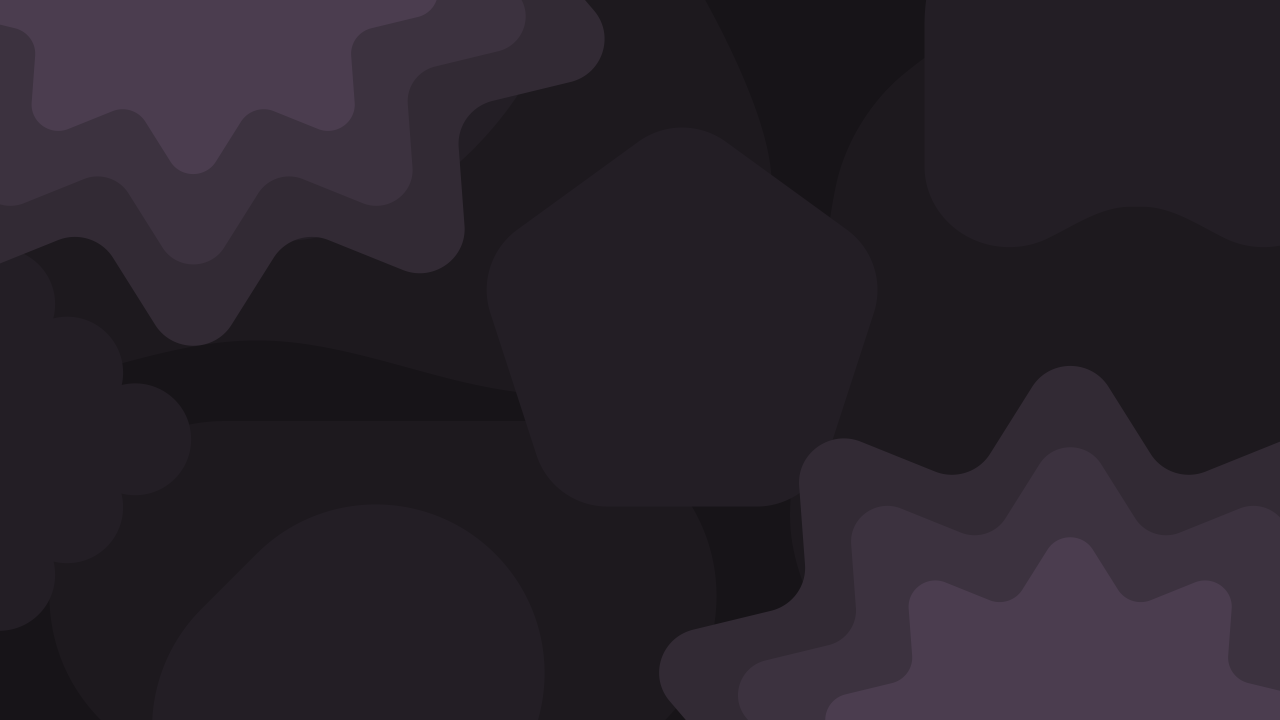
#> input picture config/quickshell/ii/assets/images/default_wallpaper.png, 3840 x 2160 px (shown at 1/3 size)
$ python scheme_for_image.py ../../assets/images/default_wallpaper.png
#> lines starting #> are read from the running program, lines starting #| are printed output that depends on the picture
#!/usr/bin/env python3
import sys
import cv2
import numpy as np

# Allowed scheme types
SCHEMES = [
    "scheme-content",
    "scheme-expressive",
    "scheme-fidelity",
    "scheme-fruit-salad",
    "scheme-monochrome",
    "scheme-neutral",
    "scheme-rainbow",
    "scheme-tonal-spot",
    "scheme-vibrant"
]

def image_colorfulness(image):
    # Based on Hasler and Süsstrunk's colorfulness metric
    (B, G, R) = cv2.split(image.astype("float"))
    rg = np.absolute(R - G)
    yb = np.absolute(0.5 * (R + G) - B)
    std_rg = np.std(rg)
    std_yb = np.std(yb)
    mean_rg = np.mean(rg)
    mean_yb = np.mean(yb)
    colorfulness = np.sqrt(std_rg ** 2 + std_yb ** 2) + (0.3 * np.sqrt(mean_rg ** 2 + mean_yb ** 2))
    return colorfulness

def image_saturation(image):
    """Calculate average saturation of the image"""
    hsv = cv2.cvtColor(image, cv2.COLOR_BGR2HSV)
    saturation = hsv[:, :, 1].astype("float")
    return np.mean(saturation)

def image_brightness(image):
    """Calculate average brightness of the image"""
    gray = cv2.cvtColor(image, cv2.COLOR_BGR2GRAY)
    return np.mean(gray.astype("float"))

def image_color_diversity(image):
    """Calculate how many distinct colors are in the image"""
    # Resize for performance
    small = cv2.resize(image, (100, 100))
    # Convert to RGB and flatten
    rgb = cv2.cvtColor(small, cv2.COLOR_BGR2RGB)
    pixels = rgb.reshape(-1, 3)
    # Quantize colors to reduce noise
    quantized = (pixels // 32) * 32
    # Count unique colors
    unique_colors = len(set(map(tuple, quantized)))
    return unique_colors

def is_mostly_monochrome(image):
    """Check if image is mostly grayscale"""
    hsv = cv2.cvtColor(image, cv2.COLOR_BGR2HSV)
    saturation = hsv[:, :, 1]
    # If average saturation is very low, it's mostly monochrome
    return np.mean(saturation) < 22

def has_many_colors(image):
    """Check if image has many distinct colors"""
    diversity = image_color_diversity(image)
    # The diversity metric tends to be high for photos; keep this threshold conservative
    # so we don't over-select rainbow/fruit-salad.
    return diversity > 120

def pick_scheme(image):
    """
    Intelligently select the best color scheme based on image analysis.
    Uses multiple metrics to make a better decision.
    """
    colorfulness = image_colorfulness(image)
    saturation = image_saturation(image)
    brightness = image_brightness(image)
    diversity = image_color_diversity(image)
    monochrome = is_mostly_monochrome(image)
    many_colors = has_many_colors(image)

    # Monochrome images
    if monochrome:
        if brightness < 80:
            return "scheme-monochrome"
        else:
            return "scheme-neutral"

    # Very colorful images with many distinct colors
    if many_colors and colorfulness > 70:
        # Reserve rainbow for truly high saturation + high colorfulness
        if saturation > 140 and colorfulness > 85:
            return "scheme-rainbow"
        # Fruit-salad for high colorfulness but not necessarily extreme saturation
        if colorfulness > 78:
            return "scheme-fruit-salad"
        return "scheme-expressive"

    # Moderately colorful images
    if colorfulness > 55:
        if saturation > 125:
            return "scheme-vibrant"
        if diversity > 90:
            return "scheme-expressive"
        return "scheme-tonal-spot"

    # Less colorful but still has some color
    if colorfulness > 32:
        if saturation > 85:
            return "scheme-fidelity"
        return "scheme-content"

    # Low colorfulness - preserve what color exists
    if colorfulness > 22:
        return "scheme-content"

    # Very low colorfulness
    if brightness > 127:
        return "scheme-neutral"
    else:
        return "scheme-tonal-spot"

def main():
    colorfulness_mode = False
    args = sys.argv[1:]
    if '--colorfulness' in args:
        colorfulness_mode = True
        args.remove('--colorfulness')
    if len(args) < 1:
        print("scheme-tonal-spot")
        sys.exit(1)
    img_path = args[0]
    img = cv2.imread(img_path)
#> img is the input picture: shape (2160, 3840, 3); mean B, G, R 42.6, 34.3, 40.7
    if img is None:
        print("scheme-tonal-spot")
        sys.exit(1)

    if colorfulness_mode:
        colorfulness = image_colorfulness(img)
        print(f"{colorfulness}")
    else:
        scheme = pick_scheme(img)
#> in image_colorfulness, `(B, G, R) = cv2.split(image.astype("float"))`:
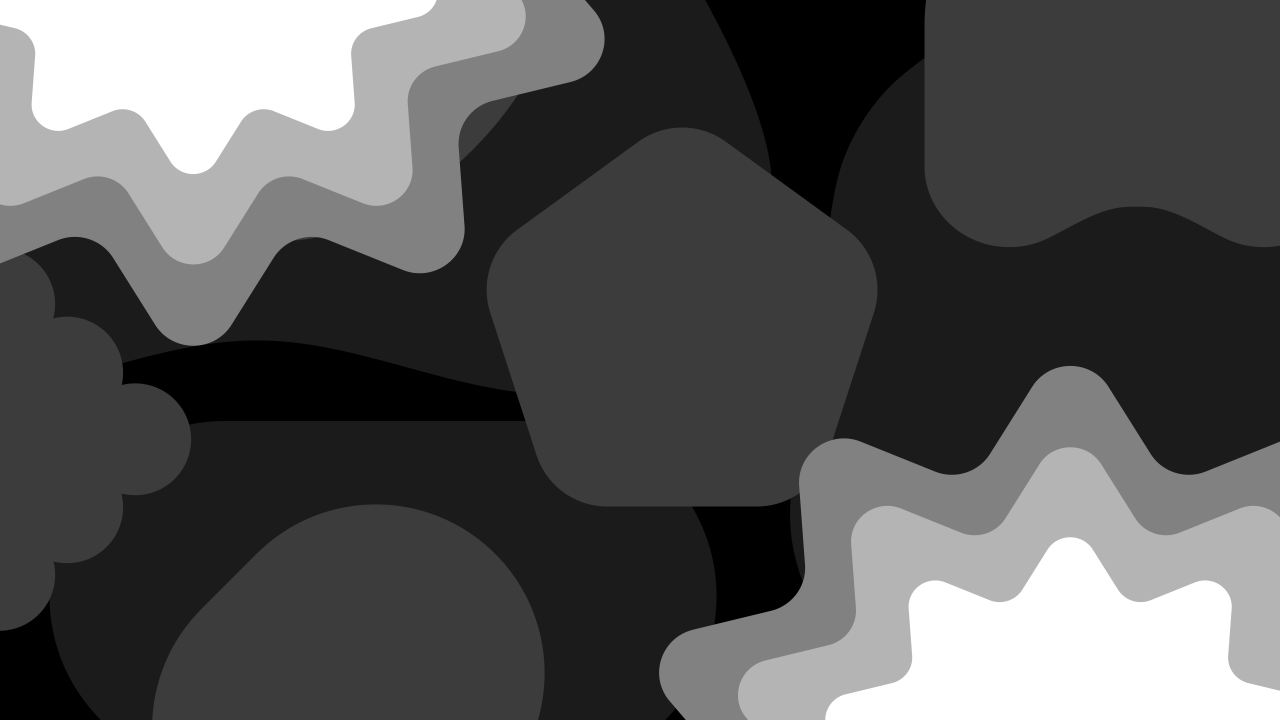
#> B: shape (2160, 3840) float64 (shown at 1/3 size); min 24, max 79, mean 42.6; drawn with min black and max white
#> in image_colorfulness, `yb = np.absolute(0.5 * (R + G) - B)`:
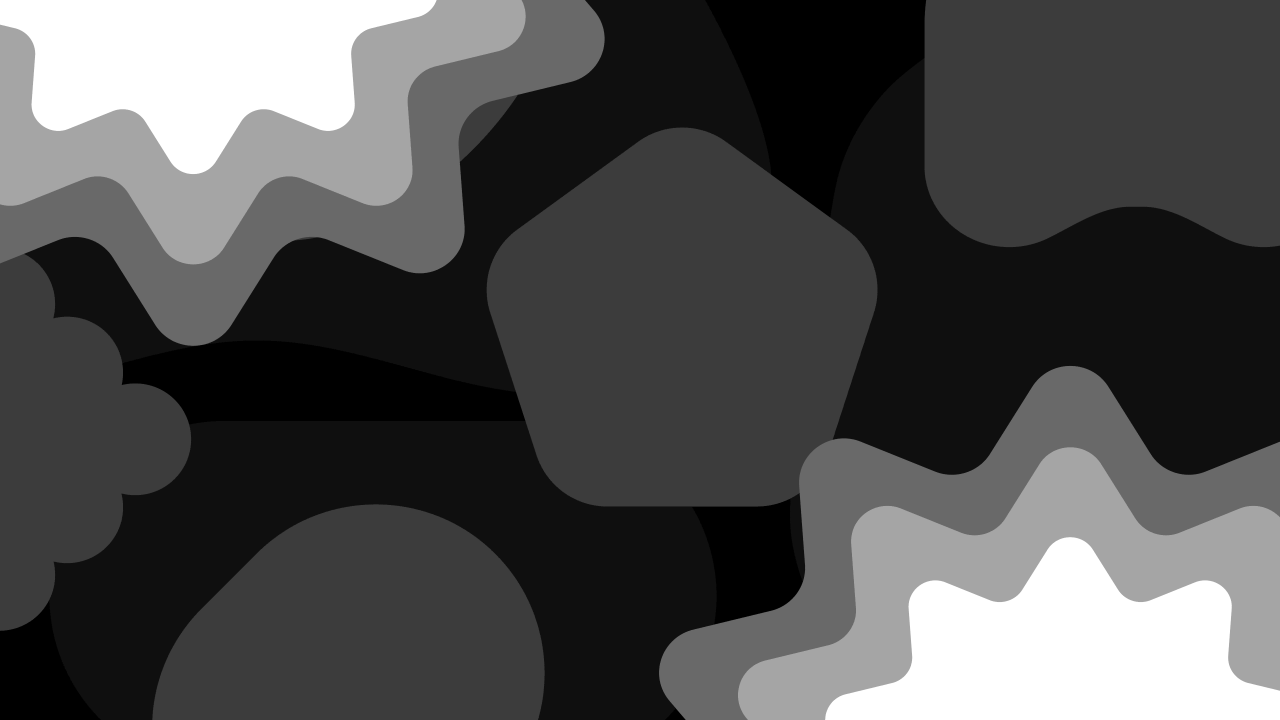
#> yb: shape (2160, 3840) float64 (shown at 1/3 size); min 2.5, max 11, mean 5.1; drawn with min black and max white
#> in image_colorfulness, `std_rg = np.std(rg)`: std_rg = 3.26
#> in image_colorfulness, `std_yb = np.std(yb)`: std_yb = 2.53
#> in image_colorfulness, `mean_rg = np.mean(rg)`: mean_rg = 6.32
#> in image_colorfulness, `mean_yb = np.mean(yb)`: mean_yb = 5.1
#> in image_colorfulness, `colorfulness = np.sqrt(std_rg ** 2 + std_yb ** 2) + (0.3 * np.sqrt(mea..`: colorfulness = 6.56
#> in image_saturation, `hsv = cv2.cvtColor(image, cv2.COLOR_BGR2HSV)`: hsv: shape (2160, 3840, 3); mean H, S, V 142.7, 47.8, 42.6
#> in image_saturation, `saturation = hsv[:, :, 1].astype("float")`:
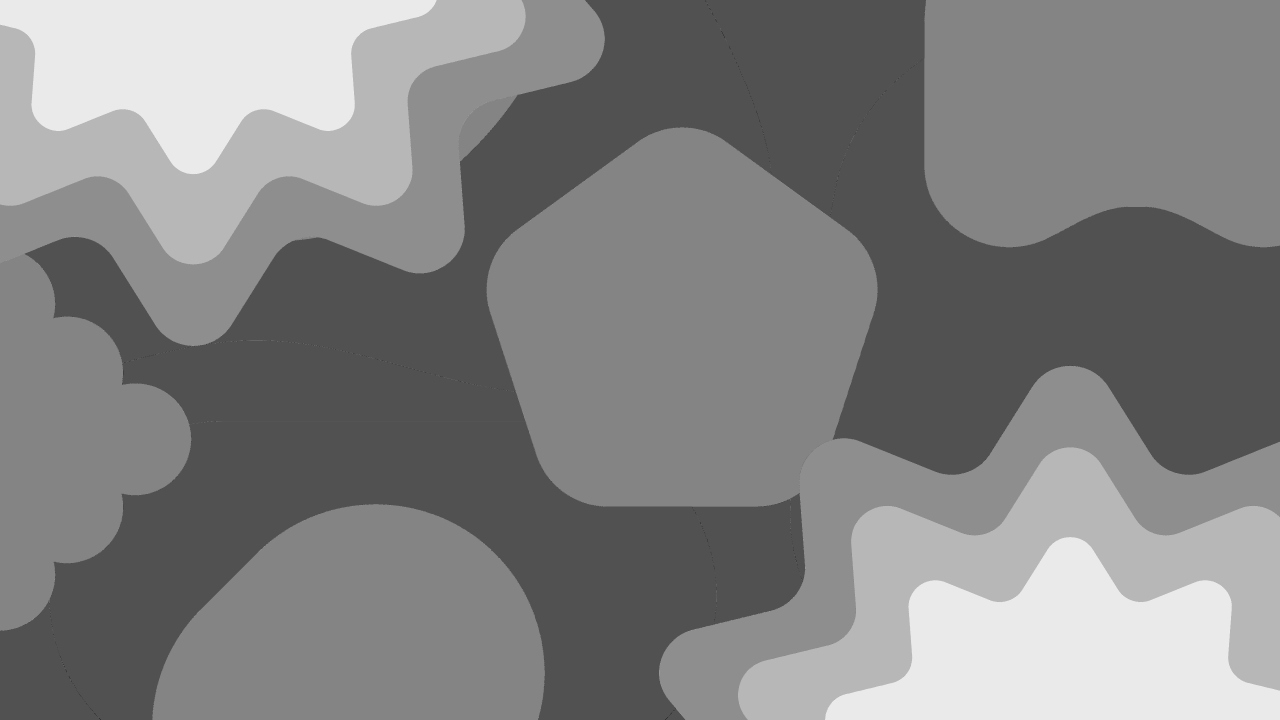
#> saturation: shape (2160, 3840) float64 (shown at 1/3 size); min 35, max 60, mean 47.8; drawn with min black and max white
#> in pick_scheme, `saturation = image_saturation(image)`: saturation = 47.83
#> in pick_scheme, `brightness = image_brightness(image)`: brightness = 37.09
#> in image_color_diversity, `small = cv2.resize(image, (100, 100))`:
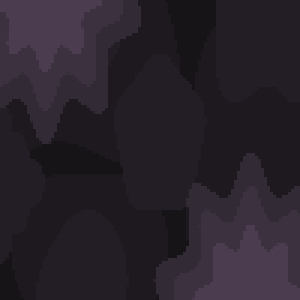
#> small: shape (100, 100, 3) (shown 3 times larger); mean B, G, R 42.6, 34.3, 40.6
#> in image_color_diversity, `unique_colors = len(set(map(tuple, quantized)))`: unique_colors = 5
#> in is_mostly_monochrome, `saturation = hsv[:, :, 1]`:
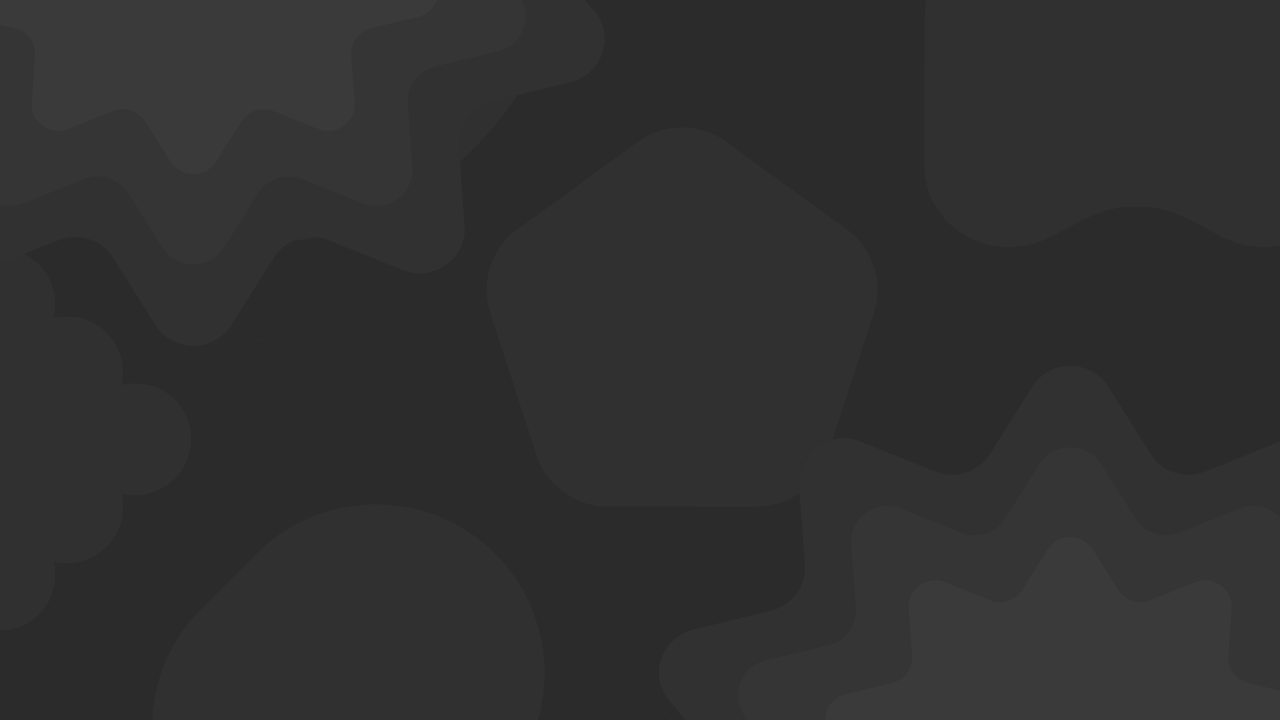
#> saturation: shape (2160, 3840) (shown at 1/3 size); min 35, max 60, mean 47.8
#> in pick_scheme, `monochrome = is_mostly_monochrome(image)`: monochrome = False
#> in has_many_colors, `diversity = image_color_diversity(image)`: diversity = 5
#> in pick_scheme, `many_colors = has_many_colors(image)`: many_colors = False
#> scheme = 'scheme-tonal-spot'
        # Validate the scheme is in our allowed list
        if scheme not in SCHEMES:
            scheme = "scheme-tonal-spot"
        print(scheme)
#| scheme-tonal-spot

if __name__ == "__main__":
    main()
